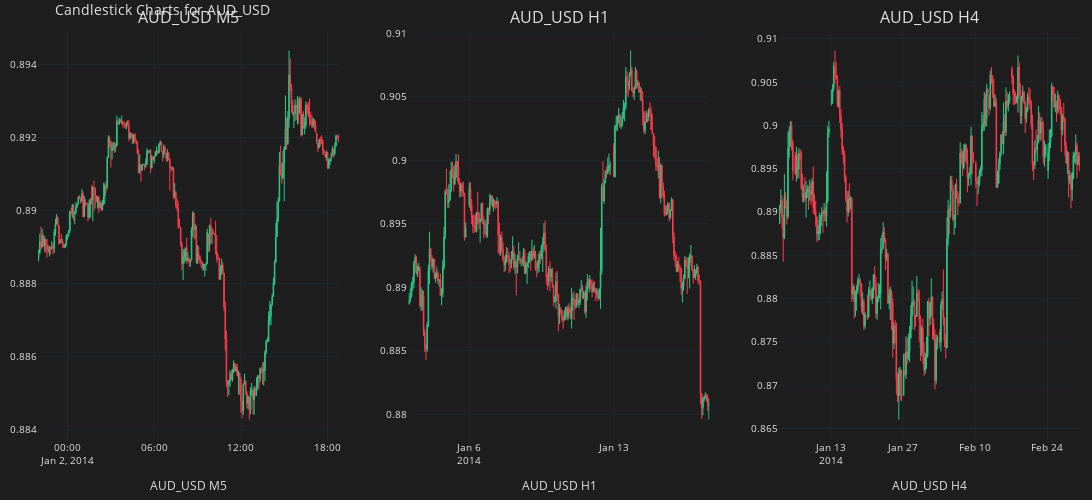
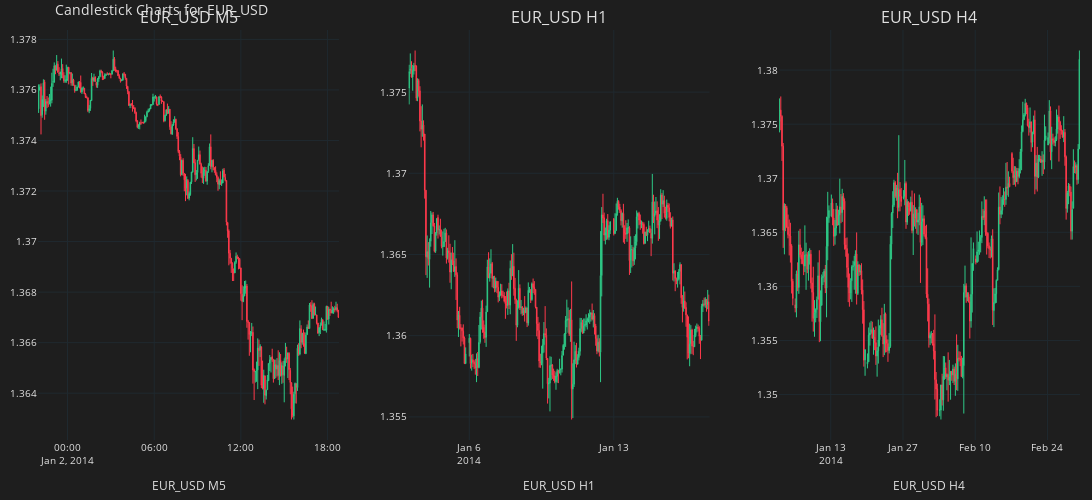
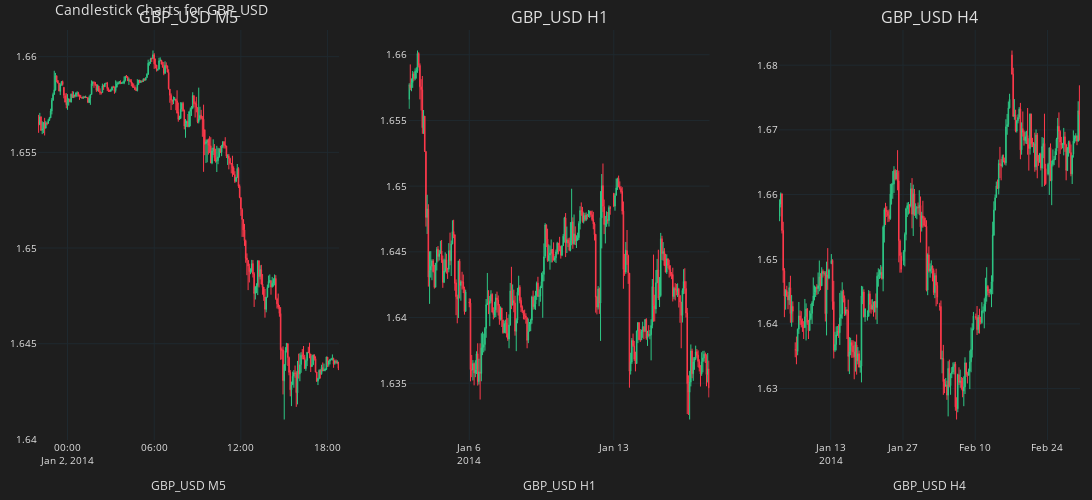
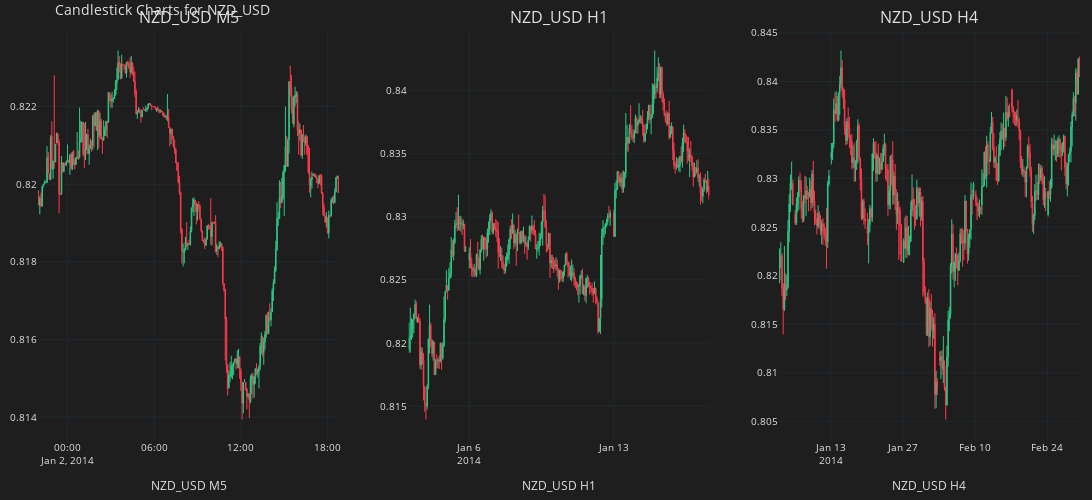

Notebook code cell kept with these figures, in order:
### Code cell
def plot_candles(fig, df_plot, pair_name, granularity, row, col):
    # Add Candlestick trace
    fig.add_trace(
        go.Candlestick(
            x=df_plot.time, 
            open=df_plot.mid_o, 
            high=df_plot.mid_h, 
            low=df_plot.mid_l, 
            close=df_plot.mid_c,
            line=dict(width=1), opacity=1,
            increasing_fillcolor='#24A06B',
            decreasing_fillcolor='#CC2E3C',
            increasing_line_color='#2EC886',
            decreasing_line_color='#FF3A4C'
        ),
        row=row, col=col
    )

    # Update axes and layout for this subplot
    fig.update_xaxes(
        title_text=f'{pair_name} {granularity}',
        gridcolor='#1f292f',
        showgrid=True,
        fixedrange=True,
        rangeslider=dict(visible=False),
        rangebreaks=[dict(bounds=['sat', 'mon'])],  # remove weekend gaps
        row=row, col=col
    )
    fig.update_yaxes(gridcolor='#1f292f', showgrid=True, row=row, col=col)


granularities = ["M5", "H1", 'H4']
for pair in pair_list:
    # Create a subplot figure with 1 row and 3 columns
    fig = make_subplots(rows=1, cols=3, subplot_titles=[f'{pair} {gran}' for gran in granularities])

    # Read and plot data for each granularity
    for i, granularity in enumerate(granularities, 1):
        df = pd.read_pickle(utils.get_hist_data_filename(pair, granularity))
        df_plot = df.iloc[:250]  # Select data to plot
        plot_candles(fig, df_plot, pair, granularity, 1, i)

    # Update overall figure layout
    fig.update_layout(
        width=1400,
        height=500,
        margin=dict(l=10, r=10, b=10, t=30),
        font=dict(size=10, color='#e1e1e1'),
        paper_bgcolor='#1e1e1e',
        plot_bgcolor='#1e1e1e',
        showlegend=False,
        title_text=f'Candlestick Charts for {pair}'
    )

    fig.show()

### Figure 1 — Plotly figure (JSON) as saved in the notebook; plotly's stock layout.template omitted (floating-point values rounded to 4 significant figures; data arrays with more than 128 entries replaced by an {"elided": "..."} marker saying what was removed)
{"data": [{"close": {"elided": "250 float values"}, "decreasing": {"fillcolor": "#CC2E3C", "line": {"color": "#FF3A4C"}}, "high": {"elided": "250 float values"}, "increasing": {"fillcolor": "#24A06B", "line": {"color": "#2EC886"}}, "line": {"width": 1}, "low": {"elided": "250 float values"}, "opacity": 1, "open": {"elided": "250 float values"}, "type": "candlestick", "x": {"elided": "250 str values"}, "xaxis": "x", "yaxis": "y"}, {"close": {"elided": "250 float values"}, "decreasing": {"fillcolor": "#CC2E3C", "line": {"color": "#FF3A4C"}}, "high": {"elided": "250 float values"}, "increasing": {"fillcolor": "#24A06B", "line": {"color": "#2EC886"}}, "line": {"width": 1}, "low": {"elided": "250 float values"}, "opacity": 1, "open": {"elided": "250 float values"}, "type": "candlestick", "x": {"elided": "250 str values"}, "xaxis": "x2", "yaxis": "y2"}, {"close": {"elided": "250 float values"}, "decreasing": {"fillcolor": "#CC2E3C", "line": {"color": "#FF3A4C"}}, "high": {"elided": "250 float values"}, "increasing": {"fillcolor": "#24A06B", "line": {"color": "#2EC886"}}, "line": {"width": 1}, "low": {"elided": "250 float values"}, "opacity": 1, "open": {"elided": "250 float values"}, "type": "candlestick", "x": {"elided": "250 str values"}, "xaxis": "x3", "yaxis": "y3"}], "layout": {"annotations": [{"font": {"size": 16}, "showarrow": false, "text": "AUD_USD M5", "x": 0.1444, "xanchor": "center", "xref": "paper", "y": 1, "yanchor": "bottom", "yref": "paper"}, {"font": {"size": 16}, "showarrow": false, "text": "AUD_USD H1", "x": 0.5, "xanchor": "center", "xref": "paper", "y": 1, "yanchor": "bottom", "yref": "paper"}, {"font": {"size": 16}, "showarrow": false, "text": "AUD_USD H4", "x": 0.8556, "xanchor": "center", "xref": "paper", "y": 1, "yanchor": "bottom", "yref": "paper"}], "font": {"color": "#e1e1e1", "size": 10}, "height": 500, "margin": {"b": 10, "l": 10, "r": 10, "t": 30}, "paper_bgcolor": "#1e1e1e", "plot_bgcolor": "#1e1e1e", "showlegend": false, "title": {"text": "Candlestick Charts for AUD_USD"}, "width": 1400, "xaxis": {"anchor": "y", "domain": [0, 0.2889], "fixedrange": true, "gridcolor": "#1f292f", "rangebreaks": [{"bounds": ["sat", "mon"]}], "rangeslider": {"visible": false}, "showgrid": true, "title": {"text": "AUD_USD M5"}}, "xaxis2": {"anchor": "y2", "domain": [0.3556, 0.6444], "fixedrange": true, "gridcolor": "#1f292f", "rangebreaks": [{"bounds": ["sat", "mon"]}], "rangeslider": {"visible": false}, "showgrid": true, "title": {"text": "AUD_USD H1"}}, "xaxis3": {"anchor": "y3", "domain": [0.7111, 1], "fixedrange": true, "gridcolor": "#1f292f", "rangebreaks": [{"bounds": ["sat", "mon"]}], "rangeslider": {"visible": false}, "showgrid": true, "title": {"text": "AUD_USD H4"}}, "yaxis": {"anchor": "x", "domain": [0, 1], "gridcolor": "#1f292f", "showgrid": true}, "yaxis2": {"anchor": "x2", "domain": [0, 1], "gridcolor": "#1f292f", "showgrid": true}, "yaxis3": {"anchor": "x3", "domain": [0, 1], "gridcolor": "#1f292f", "showgrid": true}}}

### Figure 2 — Plotly figure (JSON) as saved in the notebook; plotly's stock layout.template omitted (floating-point values rounded to 4 significant figures; data arrays with more than 128 entries replaced by an {"elided": "..."} marker saying what was removed)
{"data": [{"close": {"elided": "250 float values"}, "decreasing": {"fillcolor": "#CC2E3C", "line": {"color": "#FF3A4C"}}, "high": {"elided": "250 float values"}, "increasing": {"fillcolor": "#24A06B", "line": {"color": "#2EC886"}}, "line": {"width": 1}, "low": {"elided": "250 float values"}, "opacity": 1, "open": {"elided": "250 float values"}, "type": "candlestick", "x": {"elided": "250 str values"}, "xaxis": "x", "yaxis": "y"}, {"close": {"elided": "250 float values"}, "decreasing": {"fillcolor": "#CC2E3C", "line": {"color": "#FF3A4C"}}, "high": {"elided": "250 float values"}, "increasing": {"fillcolor": "#24A06B", "line": {"color": "#2EC886"}}, "line": {"width": 1}, "low": {"elided": "250 float values"}, "opacity": 1, "open": {"elided": "250 float values"}, "type": "candlestick", "x": {"elided": "250 str values"}, "xaxis": "x2", "yaxis": "y2"}, {"close": {"elided": "250 float values"}, "decreasing": {"fillcolor": "#CC2E3C", "line": {"color": "#FF3A4C"}}, "high": {"elided": "250 float values"}, "increasing": {"fillcolor": "#24A06B", "line": {"color": "#2EC886"}}, "line": {"width": 1}, "low": {"elided": "250 float values"}, "opacity": 1, "open": {"elided": "250 float values"}, "type": "candlestick", "x": {"elided": "250 str values"}, "xaxis": "x3", "yaxis": "y3"}], "layout": {"annotations": [{"font": {"size": 16}, "showarrow": false, "text": "EUR_USD M5", "x": 0.1444, "xanchor": "center", "xref": "paper", "y": 1, "yanchor": "bottom", "yref": "paper"}, {"font": {"size": 16}, "showarrow": false, "text": "EUR_USD H1", "x": 0.5, "xanchor": "center", "xref": "paper", "y": 1, "yanchor": "bottom", "yref": "paper"}, {"font": {"size": 16}, "showarrow": false, "text": "EUR_USD H4", "x": 0.8556, "xanchor": "center", "xref": "paper", "y": 1, "yanchor": "bottom", "yref": "paper"}], "font": {"color": "#e1e1e1", "size": 10}, "height": 500, "margin": {"b": 10, "l": 10, "r": 10, "t": 30}, "paper_bgcolor": "#1e1e1e", "plot_bgcolor": "#1e1e1e", "showlegend": false, "title": {"text": "Candlestick Charts for EUR_USD"}, "width": 1400, "xaxis": {"anchor": "y", "domain": [0, 0.2889], "fixedrange": true, "gridcolor": "#1f292f", "rangebreaks": [{"bounds": ["sat", "mon"]}], "rangeslider": {"visible": false}, "showgrid": true, "title": {"text": "EUR_USD M5"}}, "xaxis2": {"anchor": "y2", "domain": [0.3556, 0.6444], "fixedrange": true, "gridcolor": "#1f292f", "rangebreaks": [{"bounds": ["sat", "mon"]}], "rangeslider": {"visible": false}, "showgrid": true, "title": {"text": "EUR_USD H1"}}, "xaxis3": {"anchor": "y3", "domain": [0.7111, 1], "fixedrange": true, "gridcolor": "#1f292f", "rangebreaks": [{"bounds": ["sat", "mon"]}], "rangeslider": {"visible": false}, "showgrid": true, "title": {"text": "EUR_USD H4"}}, "yaxis": {"anchor": "x", "domain": [0, 1], "gridcolor": "#1f292f", "showgrid": true}, "yaxis2": {"anchor": "x2", "domain": [0, 1], "gridcolor": "#1f292f", "showgrid": true}, "yaxis3": {"anchor": "x3", "domain": [0, 1], "gridcolor": "#1f292f", "showgrid": true}}}

### Figure 3 — Plotly figure (JSON) as saved in the notebook; plotly's stock layout.template omitted (floating-point values rounded to 4 significant figures; data arrays with more than 128 entries replaced by an {"elided": "..."} marker saying what was removed)
{"data": [{"close": {"elided": "250 float values"}, "decreasing": {"fillcolor": "#CC2E3C", "line": {"color": "#FF3A4C"}}, "high": {"elided": "250 float values"}, "increasing": {"fillcolor": "#24A06B", "line": {"color": "#2EC886"}}, "line": {"width": 1}, "low": {"elided": "250 float values"}, "opacity": 1, "open": {"elided": "250 float values"}, "type": "candlestick", "x": {"elided": "250 str values"}, "xaxis": "x", "yaxis": "y"}, {"close": {"elided": "250 float values"}, "decreasing": {"fillcolor": "#CC2E3C", "line": {"color": "#FF3A4C"}}, "high": {"elided": "250 float values"}, "increasing": {"fillcolor": "#24A06B", "line": {"color": "#2EC886"}}, "line": {"width": 1}, "low": {"elided": "250 float values"}, "opacity": 1, "open": {"elided": "250 float values"}, "type": "candlestick", "x": {"elided": "250 str values"}, "xaxis": "x2", "yaxis": "y2"}, {"close": {"elided": "250 float values"}, "decreasing": {"fillcolor": "#CC2E3C", "line": {"color": "#FF3A4C"}}, "high": {"elided": "250 float values"}, "increasing": {"fillcolor": "#24A06B", "line": {"color": "#2EC886"}}, "line": {"width": 1}, "low": {"elided": "250 float values"}, "opacity": 1, "open": {"elided": "250 float values"}, "type": "candlestick", "x": {"elided": "250 str values"}, "xaxis": "x3", "yaxis": "y3"}], "layout": {"annotations": [{"font": {"size": 16}, "showarrow": false, "text": "GBP_USD M5", "x": 0.1444, "xanchor": "center", "xref": "paper", "y": 1, "yanchor": "bottom", "yref": "paper"}, {"font": {"size": 16}, "showarrow": false, "text": "GBP_USD H1", "x": 0.5, "xanchor": "center", "xref": "paper", "y": 1, "yanchor": "bottom", "yref": "paper"}, {"font": {"size": 16}, "showarrow": false, "text": "GBP_USD H4", "x": 0.8556, "xanchor": "center", "xref": "paper", "y": 1, "yanchor": "bottom", "yref": "paper"}], "font": {"color": "#e1e1e1", "size": 10}, "height": 500, "margin": {"b": 10, "l": 10, "r": 10, "t": 30}, "paper_bgcolor": "#1e1e1e", "plot_bgcolor": "#1e1e1e", "showlegend": false, "title": {"text": "Candlestick Charts for GBP_USD"}, "width": 1400, "xaxis": {"anchor": "y", "domain": [0, 0.2889], "fixedrange": true, "gridcolor": "#1f292f", "rangebreaks": [{"bounds": ["sat", "mon"]}], "rangeslider": {"visible": false}, "showgrid": true, "title": {"text": "GBP_USD M5"}}, "xaxis2": {"anchor": "y2", "domain": [0.3556, 0.6444], "fixedrange": true, "gridcolor": "#1f292f", "rangebreaks": [{"bounds": ["sat", "mon"]}], "rangeslider": {"visible": false}, "showgrid": true, "title": {"text": "GBP_USD H1"}}, "xaxis3": {"anchor": "y3", "domain": [0.7111, 1], "fixedrange": true, "gridcolor": "#1f292f", "rangebreaks": [{"bounds": ["sat", "mon"]}], "rangeslider": {"visible": false}, "showgrid": true, "title": {"text": "GBP_USD H4"}}, "yaxis": {"anchor": "x", "domain": [0, 1], "gridcolor": "#1f292f", "showgrid": true}, "yaxis2": {"anchor": "x2", "domain": [0, 1], "gridcolor": "#1f292f", "showgrid": true}, "yaxis3": {"anchor": "x3", "domain": [0, 1], "gridcolor": "#1f292f", "showgrid": true}}}

### Figure 4 — Plotly figure (JSON) as saved in the notebook; plotly's stock layout.template omitted (floating-point values rounded to 4 significant figures; data arrays with more than 128 entries replaced by an {"elided": "..."} marker saying what was removed)
{"data": [{"close": {"elided": "250 float values"}, "decreasing": {"fillcolor": "#CC2E3C", "line": {"color": "#FF3A4C"}}, "high": {"elided": "250 float values"}, "increasing": {"fillcolor": "#24A06B", "line": {"color": "#2EC886"}}, "line": {"width": 1}, "low": {"elided": "250 float values"}, "opacity": 1, "open": {"elided": "250 float values"}, "type": "candlestick", "x": {"elided": "250 str values"}, "xaxis": "x", "yaxis": "y"}, {"close": {"elided": "250 float values"}, "decreasing": {"fillcolor": "#CC2E3C", "line": {"color": "#FF3A4C"}}, "high": {"elided": "250 float values"}, "increasing": {"fillcolor": "#24A06B", "line": {"color": "#2EC886"}}, "line": {"width": 1}, "low": {"elided": "250 float values"}, "opacity": 1, "open": {"elided": "250 float values"}, "type": "candlestick", "x": {"elided": "250 str values"}, "xaxis": "x2", "yaxis": "y2"}, {"close": {"elided": "250 float values"}, "decreasing": {"fillcolor": "#CC2E3C", "line": {"color": "#FF3A4C"}}, "high": {"elided": "250 float values"}, "increasing": {"fillcolor": "#24A06B", "line": {"color": "#2EC886"}}, "line": {"width": 1}, "low": {"elided": "250 float values"}, "opacity": 1, "open": {"elided": "250 float values"}, "type": "candlestick", "x": {"elided": "250 str values"}, "xaxis": "x3", "yaxis": "y3"}], "layout": {"annotations": [{"font": {"size": 16}, "showarrow": false, "text": "NZD_USD M5", "x": 0.1444, "xanchor": "center", "xref": "paper", "y": 1, "yanchor": "bottom", "yref": "paper"}, {"font": {"size": 16}, "showarrow": false, "text": "NZD_USD H1", "x": 0.5, "xanchor": "center", "xref": "paper", "y": 1, "yanchor": "bottom", "yref": "paper"}, {"font": {"size": 16}, "showarrow": false, "text": "NZD_USD H4", "x": 0.8556, "xanchor": "center", "xref": "paper", "y": 1, "yanchor": "bottom", "yref": "paper"}], "font": {"color": "#e1e1e1", "size": 10}, "height": 500, "margin": {"b": 10, "l": 10, "r": 10, "t": 30}, "paper_bgcolor": "#1e1e1e", "plot_bgcolor": "#1e1e1e", "showlegend": false, "title": {"text": "Candlestick Charts for NZD_USD"}, "width": 1400, "xaxis": {"anchor": "y", "domain": [0, 0.2889], "fixedrange": true, "gridcolor": "#1f292f", "rangebreaks": [{"bounds": ["sat", "mon"]}], "rangeslider": {"visible": false}, "showgrid": true, "title": {"text": "NZD_USD M5"}}, "xaxis2": {"anchor": "y2", "domain": [0.3556, 0.6444], "fixedrange": true, "gridcolor": "#1f292f", "rangebreaks": [{"bounds": ["sat", "mon"]}], "rangeslider": {"visible": false}, "showgrid": true, "title": {"text": "NZD_USD H1"}}, "xaxis3": {"anchor": "y3", "domain": [0.7111, 1], "fixedrange": true, "gridcolor": "#1f292f", "rangebreaks": [{"bounds": ["sat", "mon"]}], "rangeslider": {"visible": false}, "showgrid": true, "title": {"text": "NZD_USD H4"}}, "yaxis": {"anchor": "x", "domain": [0, 1], "gridcolor": "#1f292f", "showgrid": true}, "yaxis2": {"anchor": "x2", "domain": [0, 1], "gridcolor": "#1f292f", "showgrid": true}, "yaxis3": {"anchor": "x3", "domain": [0, 1], "gridcolor": "#1f292f", "showgrid": true}}}
